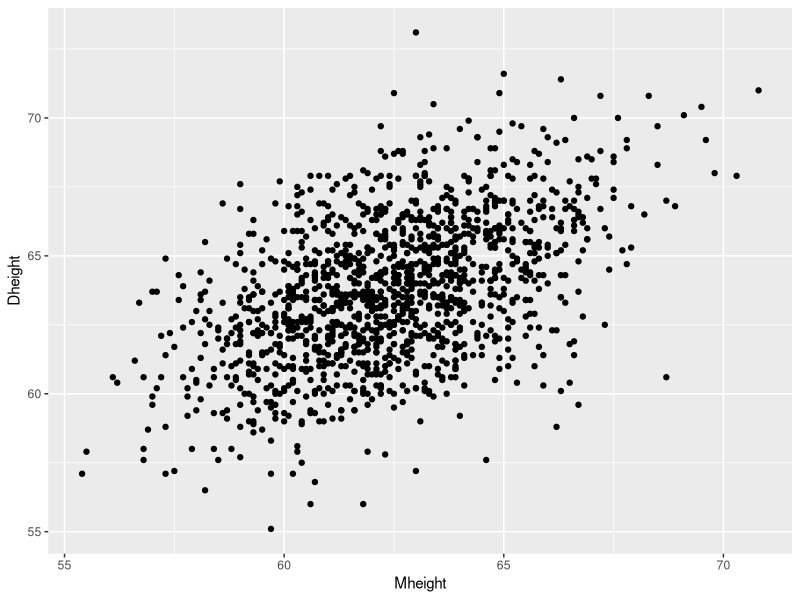
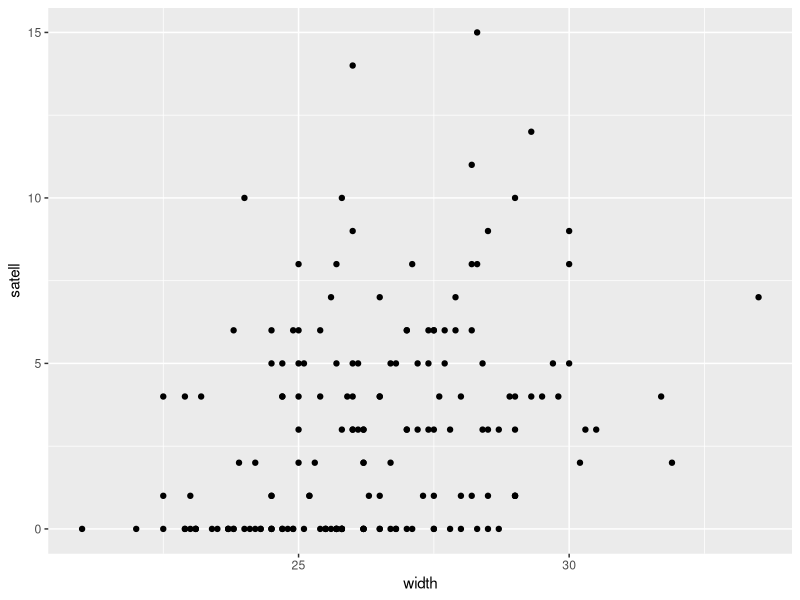
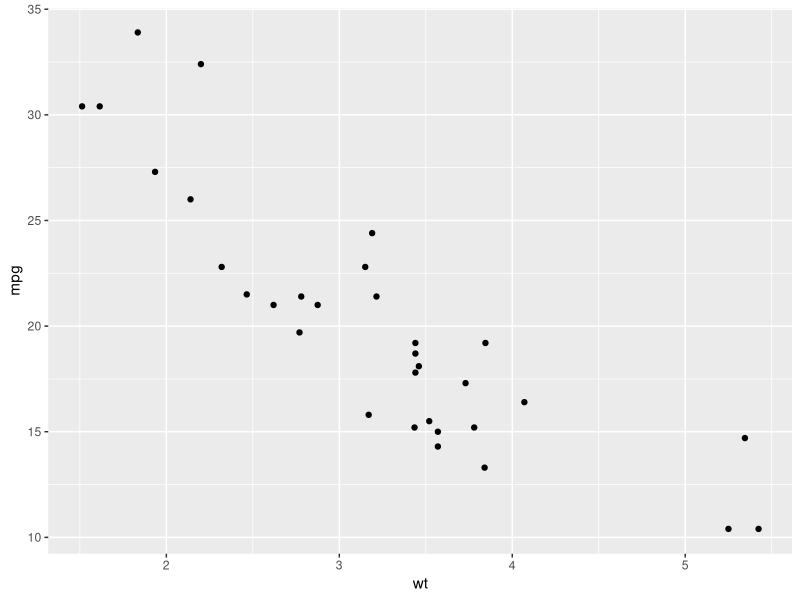
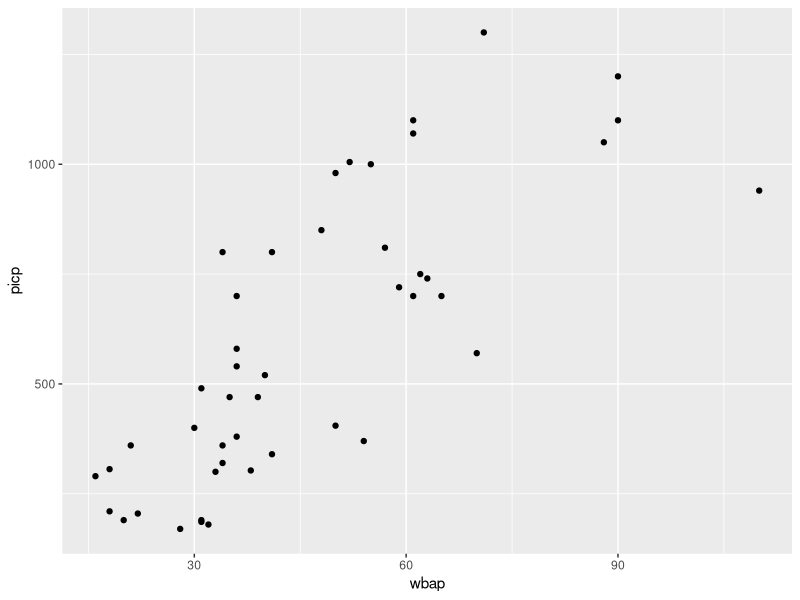
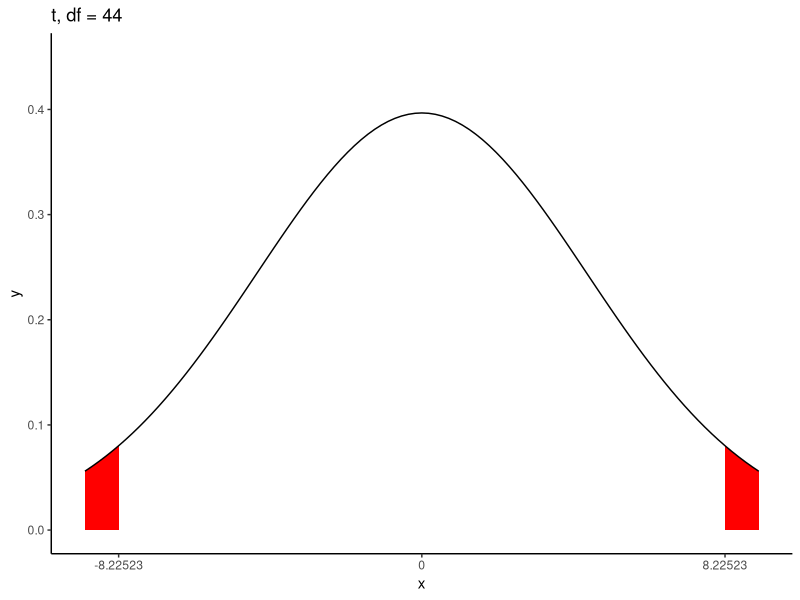
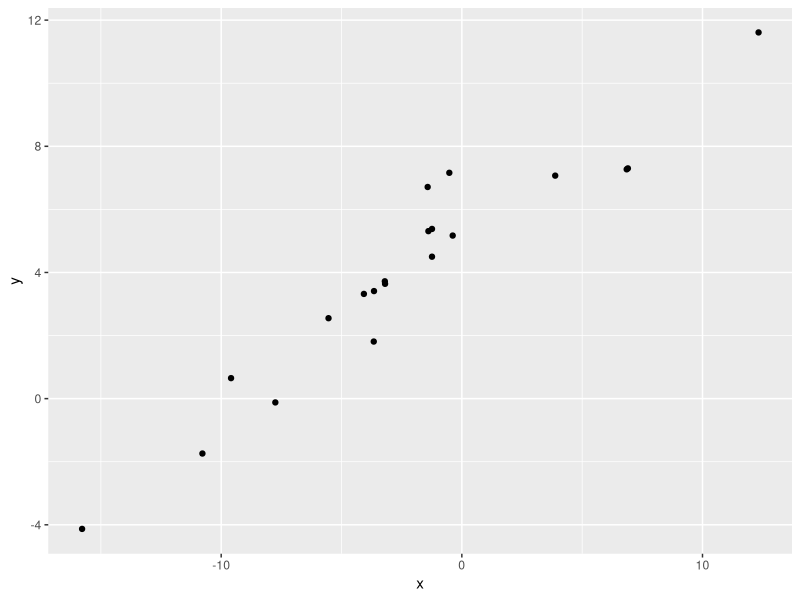
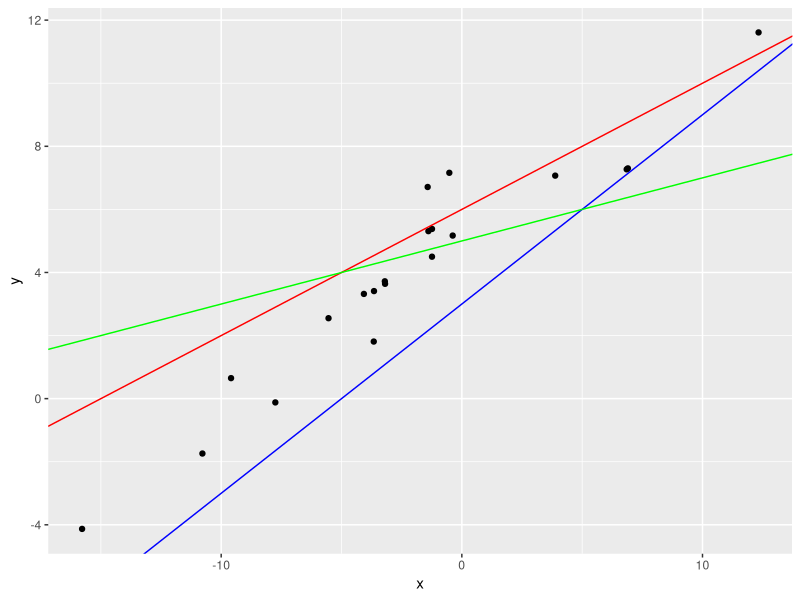
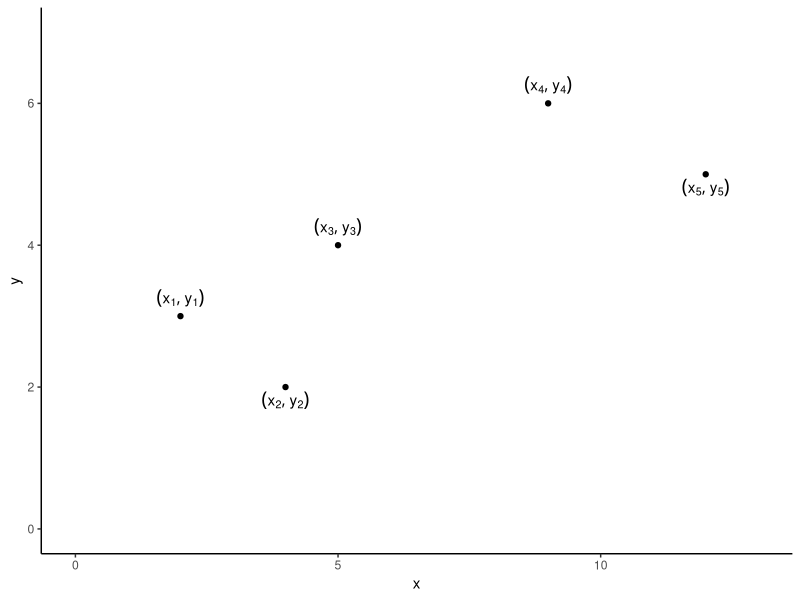

These figures' R source, in order:
## ---- chunk 1
library(tidyverse) 
library(gridExtra)
library(knitr) 
opts_chunk$set(
  tidy = FALSE,
  cache = FALSE,
  echo = TRUE,
  warning = FALSE,
  message = FALSE,
  dpi = 300,
  fig.align = "center",
  fig.width = 4,
  fig.height = 4
  )
filter <- dplyr::filter
options(width = 70) # controls console (and slide) output width
## ---- chunk 2
height <- read.table(file = "heights.txt", header = T, sep = " ")
ggplot(height, aes(Mheight, Dheight)) + geom_point()
## ---- chunk 3
m <- height$Mheight; d <- height$Dheight
top <- sum((m-mean(m))*(d-mean(d)))
bottom <- sqrt(sum((m-mean(m))^2))*sqrt(sum((d-mean(d))^2))
r <- top/bottom
print(r)
## ---- chunk 4
cor(m,d)
## ---- chunk 5
crabs <- read.table(file = "crabs.tsv", header = T, sep = "\t")
ggplot(crabs, aes(width, satell)) + geom_point()
## ---- chunk 6
cor(crabs$width, crabs$satell)
## ---- chunk 7
cor(crabs$width, crabs$weight)
## ---- chunk 8
head(mtcars, n = 3)
dim(mtcars)
names(mtcars)
## ---- chunk 9
rownames(mtcars)
## ---- chunk 10
ggplot(mtcars, aes(wt, mpg)) + 
  geom_point()
## ---- chunk 11
cor(mtcars$wt, mtcars$mpg)
## ---- chunk 12
wbap <- c(20, 31, 31, 22, 18, 16, 18, 55, 28, 32, 33, 38, 34, 
          21, 41, 30, 36, 50, 54, 31, 35, 39, 36, 36, 40, 36, 
          34, 41, 48, 50, 52, 61, 61, 57, 59, 63, 65, 62, 61, 
          70, 71, 88, 90, 90, 110, 34)
picp <- c(190, 186, 190, 205, 210, 290, 306, 1000, 170, 180, 
          300, 303, 320, 360, 340, 400, 380, 405, 370, 490, 
          470, 470, 580, 540, 520, 700, 800, 800, 850, 980, 
          1005, 1100, 1070, 810, 720, 740, 700, 750, 700, 
          570, 1300, 1050, 1100, 1200, 940, 360)
c(length(wbap), length(picp))
## ---- chunk 13
bone <- data.frame(wbap, picp) 
## ---- chunk 14
head(bone)
## ---- chunk 15
bone %>%
  ggplot(aes(wbap, picp)) +
  geom_point()
## ---- chunk 16
n <- length(wbap)
r <- cor(wbap, picp)
print(r)
t <- r*sqrt((n-2)/(1-r^2))
print(t)
z_values <- 0.5*log((1+r)/(1-r)) + 1.96/sqrt(n-3)*c(-1,1)
CI95 <- (exp(2*z_values)-1)/(exp(2*z_values)+1)
print(CI95)
## ---- chunk 17
tfun = function(x) dt(x, df = 44)
gt <- ggplot(data.frame(x = 0), aes(x)) +
  scale_x_continuous(lim = c(-2, 2), breaks = c(-1.8, 0, 1.8), labels = c("-8.22523", "0", "8.22523")) +
  theme_bw() + 
  theme_classic() +
  stat_function(fun = tfun, xlim = c(-2, -1.8), geom = "area", fill = "red") + 
  stat_function(fun = tfun, xlim = c(1.8, 2), geom = "area", fill = "red") + 
  stat_function(fun = tfun) + 
  ylim(0, 0.45) +
  ggtitle(paste0("t, df = ", n-2))
print(gt) 
## ---- chunk 18
pval = 2*(1-pt(t, df = n-2))
print(pval)
## ---- chunk 19
cor.test(wbap, picp)
## ---- chunk 20
x <- c(12.33, -3.66, -1.24, -7.75, -3.20, -1.42, -0.38, -1.24, 
       -3.65, 6.85, -9.59, -10.78, -1.39, -15.78, -5.54, -0.52, 
       -4.07, 3.88, -3.19, 6.90)
y <- c(11.61, 1.81, 5.38, -0.12, 3.72, 6.71, 5.17, 4.50, 
       3.41, 7.27, 0.65, -1.74, 5.31, -4.13, 2.55, 7.16, 
       3.32, 7.07, 3.64, 7.30)
df <- data.frame(x, y)
head(df)
## ---- chunk 21
ggplot(df, aes(x, y)) + geom_point()
## ---- chunk 22
ggplot(df, aes(x, y)) + geom_point() +
  geom_abline(slope = 0.4, intercept = 6, color = "red") +
  geom_abline(slope = 0.6, intercept = 3, color = "blue") +
  geom_abline(slope = 0.2, intercept = 5, color = "green")
## ---- chunk 23
x <- c(2, 4, 5, 9, 12); y <- c(3, 2, 4, 6, 5)
label_x <- paste0("x[", 1:5, "]"); label_y <- paste0("y[", 1:5, "]")
label <- paste0("phantom()(", label_x, ", ", label_y, ")")
df <- data.frame(x, y)
g0 <- ggplot(df, aes(x, y)) +
  xlim(c(0, 13)) +
  ylim(c(0, 7)) +
  geom_point() +
  geom_text(label = label, hjust = 0.5, vjust = 0.5*c(-1, 2.5, -1, -1, 2.5), parse = TRUE) + 
  theme_bw() +
  theme_classic()
print(g0)
## ---- chunk 24
a <- 1.5; b <- 0.4
g1 <- g0 + geom_abline(intercept = a, slope = b, color = "red")
print(g1)
## ---- chunk 25
a <- 4; b <- -0.2
g2 <- g0 + geom_abline(intercept = a, slope = b, color = "green")
print(g2)
## ---- chunk 26
a <- 1.5; b <- 0.4
g3 <- g0 + geom_abline(intercept = a, slope = b, color = "red") +
  geom_segment(x = x, xend = x, y = y, yend = a + b*x, color = "blue", lty = "dashed")
print(g3)
## ---- chunk 27
a <- 4; b <- -0.2
g4 <- g0 + geom_abline(intercept = a, slope = b, color = "green") +
  geom_segment(x = x, xend = x, y = y, yend = a + b*x, color = "blue", lty = "dashed")
print(g4)
## ---- chunk 28
slope <- sum((x-mean(x))*(y-mean(y)))/sum((x-mean(x))^2)
y.int <- mean(y)-slope*mean(x); print(c(slope, y.int))
## ---- chunk 29
g3 <- g0 + 
  geom_abline(intercept = y.int, slope = slope, color = "purple") 
print(g3)
## ---- chunk 30
g <- ggplot(df, aes(x,y)) + geom_point() +
  geom_abline(slope = slope, intercept = y.int, color = "blue") 
print(g)
## ---- chunk 31
sheep <- read.table("sheep.tsv", header = T, sep = "\t") 
dim(sheep)
## ---- chunk 32
slice(sheep, 1:3)
## ---- chunk 33
ggplot(sheep, aes(girth, weight)) + geom_point()
## ---- chunk 34
fit <- lm(sheep$weight ~ sheep$girth) #<<
# or fit <- lm(weight ~ girth, data = sheep)
names(summary(fit))
summary(fit)$coef
## ---- chunk 35
beta0 <- -46.041373; beta1 <- 1.043237
## ---- chunk 36
ggplot(sheep, aes(girth, weight)) +
  geom_point() +
  geom_abline(intercept = beta0, slope = beta1, color = "red")
## ---- chunk 37
ggplot(sheep, aes(girth, weight)) +
  geom_point() +
  geom_smooth(method = "lm", se = FALSE) #<<
